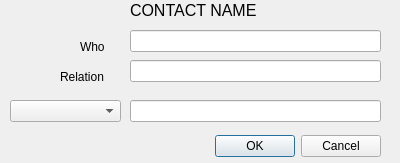
<?xml version="1.0" encoding="UTF-8"?>
<ui version="4.0">
 <class>Dialog</class>
 <widget class="QDialog" name="Dialog">
  <property name="geometry">
   <rect>
    <x>0</x>
    <y>0</y>
    <width>400</width>
    <height>163</height>
   </rect>
  </property>
  <property name="windowTitle">
   <string>Dialog</string>
  </property>
  <widget class="QDialogButtonBox" name="buttonBox">
   <property name="geometry">
    <rect>
     <x>40</x>
     <y>130</y>
     <width>341</width>
     <height>32</height>
    </rect>
   </property>
   <property name="orientation">
    <enum>Qt::Horizontal</enum>
   </property>
   <property name="standardButtons">
    <set>QDialogButtonBox::Cancel|QDialogButtonBox::Ok</set>
   </property>
  </widget>
  <widget class="QLineEdit" name="who_edit">
   <property name="geometry">
    <rect>
     <x>130</x>
     <y>30</y>
     <width>251</width>
     <height>22</height>
    </rect>
   </property>
  </widget>
  <widget class="QLineEdit" name="relation_edit">
   <property name="geometry">
    <rect>
     <x>130</x>
     <y>60</y>
     <width>251</width>
     <height>22</height>
    </rect>
   </property>
  </widget>
  <widget class="QLineEdit" name="cvalue_edit">
   <property name="geometry">
    <rect>
     <x>130</x>
     <y>100</y>
     <width>251</width>
     <height>22</height>
    </rect>
   </property>
  </widget>
  <widget class="QComboBox" name="ctype_box">
   <property name="geometry">
    <rect>
     <x>10</x>
     <y>100</y>
     <width>111</width>
     <height>22</height>
    </rect>
   </property>
  </widget>
  <widget class="QLabel" name="who_label">
   <property name="geometry">
    <rect>
     <x>80</x>
     <y>40</y>
     <width>59</width>
     <height>14</height>
    </rect>
   </property>
   <property name="text">
    <string>Who</string>
   </property>
  </widget>
  <widget class="QLabel" name="relation_label">
   <property name="geometry">
    <rect>
     <x>60</x>
     <y>70</y>
     <width>59</width>
     <height>14</height>
    </rect>
   </property>
   <property name="text">
    <string>Relation</string>
   </property>
  </widget>
  <widget class="QLabel" name="contact_name">
   <property name="geometry">
    <rect>
     <x>130</x>
     <y>0</y>
     <width>251</width>
     <height>20</height>
    </rect>
   </property>
   <property name="font">
    <font>
     <pointsize>12</pointsize>
    </font>
   </property>
   <property name="text">
    <string>CONTACT NAME</string>
   </property>
  </widget>
 </widget>
 <resources/>
 <connections>
  <connection>
   <sender>buttonBox</sender>
   <signal>accepted()</signal>
   <receiver>Dialog</receiver>
   <slot>accept()</slot>
   <hints>
    <hint type="sourcelabel">
     <x>248</x>
     <y>254</y>
    </hint>
    <hint type="destinationlabel">
     <x>157</x>
     <y>274</y>
    </hint>
   </hints>
  </connection>
  <connection>
   <sender>buttonBox</sender>
   <signal>rejected()</signal>
   <receiver>Dialog</receiver>
   <slot>reject()</slot>
   <hints>
    <hint type="sourcelabel">
     <x>316</x>
     <y>260</y>
    </hint>
    <hint type="destinationlabel">
     <x>286</x>
     <y>274</y>
    </hint>
   </hints>
  </connection>
 </connections>
</ui>
